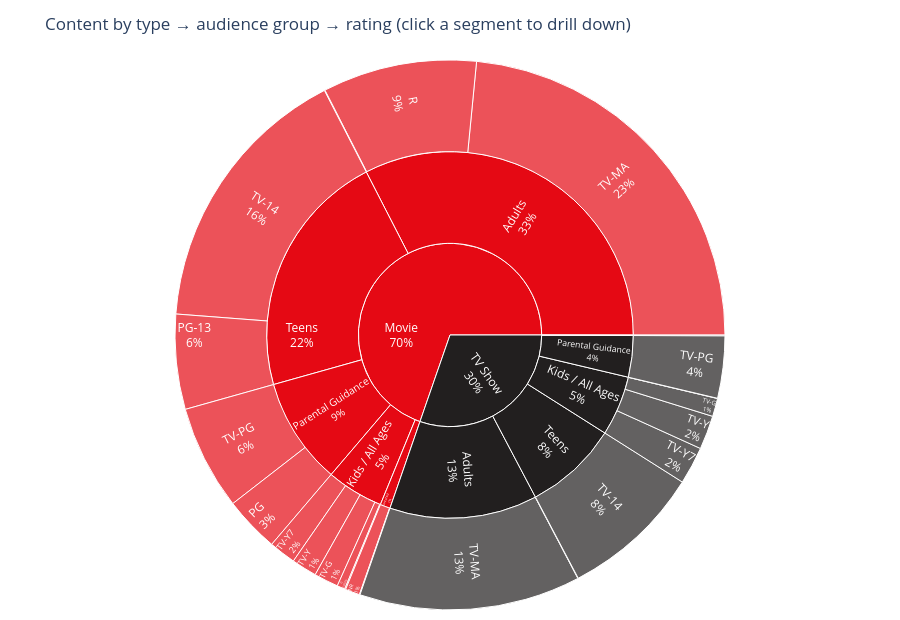

Here is the notebook cell this chart was saved with:
### Markdown cell above
## Step 4 · Interactive visualisations

*These charts are interactive: hover for exact values, click legend items / segments to filter or drill down, and use the buttons on the genre chart. Run the notebook in Jupyter, VS Code or Colab to enable interactivity.*

### Code cell
# (1) Sunburst: Type -> Audience group -> Rating ----------------------------------------------
sb = (df.groupby(["type", "audience_group", "rating"], observed=True).size().rename("titles").reset_index())
sb[["audience_group", "rating"]] = sb[["audience_group", "rating"]].astype(str)
fig = px.sunburst(sb, path=["type", "audience_group", "rating"], values="titles", color="type",
                  color_discrete_map={"Movie": RED, "TV Show": DARK, "(?)": GREY},
                  title="Content by type → audience group → rating (click a segment to drill down)")
fig.update_traces(hovertemplate="<b>%{label}</b><br>%{value:,} titles<br>%{percentParent:.1%} of parent<extra></extra>",
                  textinfo="label+percent root", insidetextorientation="radial")
fig.update_layout(height=620, margin=dict(l=10, r=10, t=60, b=10))
fig.show()

### Figure 1 — Plotly figure (JSON) as saved in the notebook; plotly's stock layout.template omitted (floating-point values rounded to 4 significant figures)
{"data": [{"branchvalues": "total", "customdata": [["Movie"], ["Movie"], ["Movie"], ["Movie"], ["Movie"], ["Movie"], ["Movie"], ["Movie"], ["Movie"], ["Movie"], ["Movie"], ["Movie"], ["Movie"], ["Movie"], ["Movie"], ["Movie"], ["Movie"], ["Movie"], ["Movie"], ["Movie"], ["TV Show"], ["TV Show"], ["TV Show"], ["TV Show"], ["TV Show"], ["TV Show"], ["TV Show"], ["TV Show"], ["TV Show"], ["TV Show"], ["TV Show"], ["TV Show"], ["TV Show"], ["TV Show"], ["TV Show"]], "domain": {"x": [0, 1], "y": [0, 1]}, "hovertemplate": "<b>%{label}</b><br>%{value:,} titles<br>%{percentParent:.1%} of parent<extra></extra>", "ids": ["Movie/Kids / All Ages/TV-Y", "Movie/Teens", "Movie/Adults", "Movie/Unrated", "Movie", "Movie/Unrated/UR", "Movie/Kids / All Ages", "Movie/Adults/NC-17", "Movie/Adults/TV-MA", "Movie/Unrated/NR", "Movie/Teens/TV-14", "Movie/Teens/PG-13", "Movie/Parental Guidance/PG", "Movie/Parental Guidance/TV-PG", "Movie/Kids / All Ages/TV-G", "Movie/Kids / All Ages/G", "Movie/Kids / All Ages/TV-Y7-FV", "Movie/Kids / All Ages/TV-Y7", "Movie/Adults/R", "Movie/Parental Guidance", "TV Show/Unrated", "TV Show/Adults", "TV Show/Teens", "TV Show/Parental Guidance", "TV Show/Kids / All Ages", "TV Show/Kids / All Ages/TV-G", "TV Show/Adults/TV-MA", "TV Show/Adults/R", "TV Show/Teens/TV-14", "TV Show/Parental Guidance/TV-PG", "TV Show/Kids / All Ages/TV-Y7-FV", "TV Show/Kids / All Ages/TV-Y7", "TV Show/Kids / All Ages/TV-Y", "TV Show/Unrated/NR", "TV Show"], "insidetextorientation": "radial", "labels": ["TV-Y", "Teens", "Adults", "Unrated", "Movie", "UR", "Kids / All Ages", "NC-17", "TV-MA", "NR", "TV-14", "PG-13", "PG", "TV-PG", "TV-G", "G", "TV-Y7-FV", "TV-Y7", "R", "Parental Guidance", "Unrated", "Adults", "Teens", "Parental Guidance", "Kids / All Ages", "TV-G", "TV-MA", "R", "TV-14", "TV-PG", "TV-Y7-FV", "TV-Y7", "TV-Y", "NR", "TV Show"], "marker": {"colors": ["#E50914", "#E50914", "#E50914", "#E50914", "#E50914", "#E50914", "#E50914", "#E50914", "#E50914", "#E50914", "#E50914", "#E50914", "#E50914", "#E50914", "#E50914", "#E50914", "#E50914", "#E50914", "#E50914", "#E50914", "#221F1F", "#221F1F", "#221F1F", "#221F1F", "#221F1F", "#221F1F", "#221F1F", "#221F1F", "#221F1F", "#221F1F", "#221F1F", "#221F1F", "#221F1F", "#221F1F", "#221F1F"]}, "name": "", "parents": ["Movie/Kids / All Ages", "Movie", "Movie", "Movie", "", "Movie/Unrated", "Movie", "Movie/Adults", "Movie/Adults", "Movie/Unrated", "Movie/Teens", "Movie/Teens", "Movie/Parental Guidance", "Movie/Parental Guidance", "Movie/Kids / All Ages", "Movie/Kids / All Ages", "Movie/Kids / All Ages", "Movie/Kids / All Ages", "Movie/Adults", "Movie", "TV Show", "TV Show", "TV Show", "TV Show", "TV Show", "TV Show/Kids / All Ages", "TV Show/Adults", "TV Show/Adults", "TV Show/Teens", "TV Show/Parental Guidance", "TV Show/Kids / All Ages", "TV Show/Kids / All Ages", "TV Show/Kids / All Ages", "TV Show/Unrated", ""], "textinfo": "label+percent root", "type": "sunburst", "values": [131.0, 1916.0, 2860.0, 78.0, 6123.0, 3.0, 442.0, 3.0, 2061.0, 75.0, 1426.0, 490.0, 287.0, 540.0, 126.0, 41.0, 5.0, 139.0, 796.0, 827.0, 4.0, 1145.0, 729.0, 321.0, 464.0, 94.0, 1143.0, 2.0, 729.0, 321.0, 1.0, 194.0, 175.0, 4.0, 2663.0]}], "layout": {"height": 620, "legend": {"tracegroupgap": 0}, "margin": {"b": 10, "l": 10, "r": 10, "t": 60}, "title": {"text": "Content by type → audience group → rating (click a segment to drill down)"}}}
